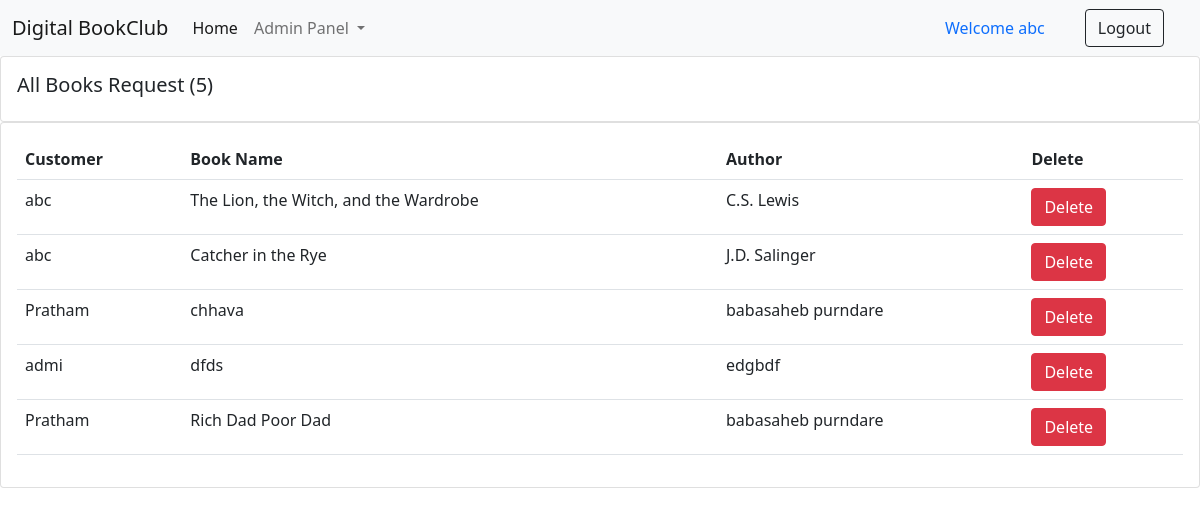
Page /see_requested_books/ (signed in) on the committed database.
### books/models.py (models this page shows, shortened)
class Request_Book(models.Model):
    book_name = models.CharField(max_length=100)
    author = models.CharField(max_length=100)
    user = models.ForeignKey(User, on_delete=models.CASCADE, default=1)

### books/views.py (the view)
# urls.py: path("see_requested_books/", views.see_requested_books, name="see_requested_books"),
def see_requested_books(request):
    requested_book = Request_Book.objects.all()
    requested_books_count = requested_book.count()
    return render(request, "see_requested_books.html", {'requested_book':requested_book, 'requested_books_count':requested_books_count})

### books/templates/see_requested_books.html (shortened to what this page needs)
{% extends 'admin_navbar.html' %}
{% block body %}
{% load static %}
<div class="row">
    <div class="col-md">
      <div class="card card-body">
        <h5>All Books Request ({{requested_books_count}})</h5>
      </div>
      <div class="card card-body">
        <table class="table">
          <tr>
            <th>Customer</th>
            <th>Book Name</th>
            <th>Author</th>
            <th>Delete</th>
          </tr>
          {% for i in requested_book %}
            <tr>
              <td>{{i.user}}</td>
              <td>{{i.book_name}}</td>
              <td>{{i.author}}</td>
              <td><a href="/delete_requested_books/delete_{{i.id}}/" class="btn btn-danger">Delete</a></td>
            </tr>
          {% endfor %}
        </table>
      </div>
    </div>
  </div>
  {% endblock %}

### books/templates/admin_navbar.html (shortened to what this page needs)
<!doctype html>
<html lang="en">
  <head>
    <link href="https://cdn.jsdelivr.net/npm/bootstrap@5.0.2/dist/css/bootstrap.min.css" rel="stylesheet">
  </head>
  <body>
    <nav class="navbar navbar-expand-lg navbar-light bg-light">
        <div class="container-fluid">
          <a class="navbar-brand" href="/"> Digital BookClub</a>
          <div class="collapse navbar-collapse" id="navbarSupportedContent">
            <ul class="navbar-nav me-auto mb-2 mb-lg-0">
              <li class="nav-item">
                <a class="nav-link active" aria-current="page" href="/">Home</a>
              </li>
              <li class="nav-item dropdown">
                <a class="nav-link dropdown-toggle" href="#" id="navbarDropdown" role="button" data-bs-toggle="dropdown" aria-expanded="false">
                  Admin Panel
                </a>
              </li>
            </ul>
            {% if user.is_authenticated %}
              <a class="nav-link" href="#">Welcome {{request.user}}</a>
              <a href="/logout/" class="btn btn-outline-dark mx-4" type="submit">Logout</a>
            {% endif %}
          </div>
        </div>
      </nav>
      {% block body %}
      {% endblock %}
    </body>
    </html>

### rows in the picture
Request_Book: user "abc", book_name "The Lion, the Witch, and the Wardrobe", author "C.S. Lewis"
Request_Book: user "abc", book_name "Catcher in the Rye", author "J.D. Salinger"
Request_Book: user "Pratham", book_name "chhava", author "babasaheb purndare"
Request_Book: user "admi", book_name "dfds", author "edgbdf"
Request_Book: user "Pratham", book_name "Rich Dad Poor Dad", author "babasaheb purndare"

### other values in the picture
{{ request.user }} "abc"
{{ requested_books_count }} "5"
